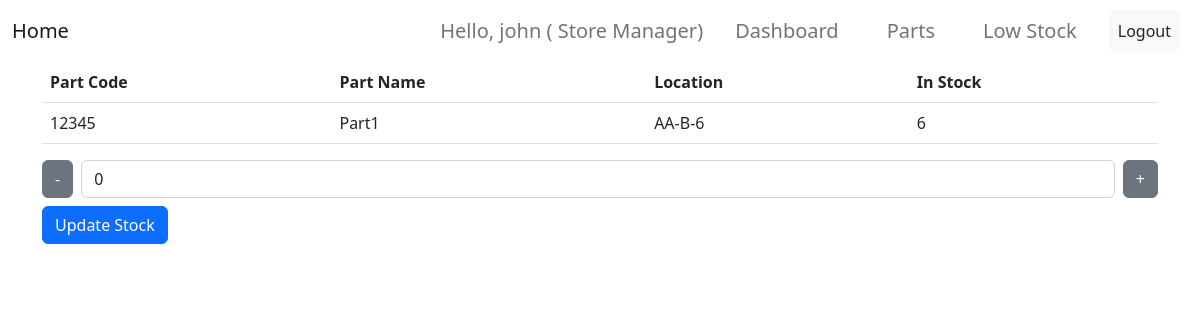
Screenshot of /parts/list/1 (signed in) with the database file from the repository.
### users/models.py (models this page shows, shortened)
class Profile(models.Model):
    USER_GROUPS = [
        ('engineer', 'Engineer'),
        ('store_manager', 'Store Manager'),
    ]
    user = models.OneToOneField(User, on_delete=models.CASCADE)
    user_group = models.CharField(max_length=100, choices=USER_GROUPS, default='engineer') #default to engineer

### parts/models.py (models this page shows, shortened)
class Part(models.Model):
    code = models.CharField(max_length=50, unique=True)
    name = models.CharField(max_length=100)
    num_in_stock = models.PositiveIntegerField(default=0)
    low_stock_warning = models.PositiveIntegerField(default=0)
    location = models.CharField(max_length=10, help_text="Format: AB-A-5")

### parts/views.py (the view, shortened to what this page needs)
# urls.py: path('list/<int:pk>', PartDetailView.as_view(), name='part-detail'),
class PartDetailView(DetailView):
    model = Part

### parts/templates/parts/part_detail.html (shortened to what this page needs)
{% extends "parts/base.html" %}
{% block content %}
    <table class="table">
        <thead>
            <tr>
                <th>Part Code</th>
                <th>Part Name</th>
                <th>Location</th>
                <th>In Stock</th>
            </tr>
        </thead>
        <tbody>
            <tr>
                <td>{{part.code}}</td>
                <td>{{ part.name }}</td>
                <td>{{ part.location }}</td>
                <td>{{ part.num_in_stock }}</td>
            </tr>
        </tbody>
    </table>
    <form method="post">
        <div class="form-group d-flex align-items-center">
            <button type="button" class="btn btn-secondary" id="minus-btn">-</button>
            <input type="number" id="stock_input" name="receipt_quantity" class="form-control mx-2" value="0" readonly required>
            <button type="button" class="btn btn-secondary" id="plus-btn">+</button>
        </div>
        <button type="submit" class="btn btn-primary mt-2">Update Stock</button>
    </form>
{% endblock content %}

### parts/templates/parts/base.html (shortened to what this page needs)
<!DOCTYPE html>
<html lang="en">
<head>
    <link href="https://cdn.jsdelivr.net/npm/bootstrap@5.2.3/dist/css/bootstrap.min.css" rel="stylesheet">
</head>
<body>
    <nav class="navbar navbar-expand-lg navbar-light" id="menu">
        <div class="container-fluid">
            <a class="navbar-brand" href="{% url 'parts-home' %}">Home</a>
            <div class="collapse navbar-collapse justify-content-end" id="navbarNavDropdown">
                <ul class="navbar-nav">
                    {% if user.is_authenticated %}
                        <span class="navbar-text mx-2 fs-5">Hello, {{ user.username }} ( {{ user.profile.get_user_group_display  }})</span>
                        <li class="nav-item mx-3">
                            <a class="nav-link fs-5" href="{% url 'parts-home' %}">Dashboard</a>
                        </li>
                        <li class="nav-item mx-3">
                            <a class="nav-link fs-5" href="{% url 'parts-list' %}">Parts</a>
                        </li>
                        <li class="nav-item mx-3">
                            <a class="nav-link fs-5" href="{% url 'low-stock' %}">Low Stock</a>
                        </li>
                        <form method="POST" action="{% url 'logout' %}" class="form-inline nav-item d-flex align-items-center">
                            <button type="submit" class="btn btn-logout nav-link btn-light text-dark mx-2">
                                Logout
                            </button>
                        </form>
                    {% endif %}
                </ul>
            </div>
        </div>
    </nav>
    <div class="container">
        {% block content %}{% endblock %}
    </div>
</body>
</html>

### rows the page displays
Part: code "12345", name "Part1", location "AA-B-6", num_in_stock "6"

### other values shown
{{ user.username }} "john"
{{ user.profile.get_user_group_display }} "Store Manager"
